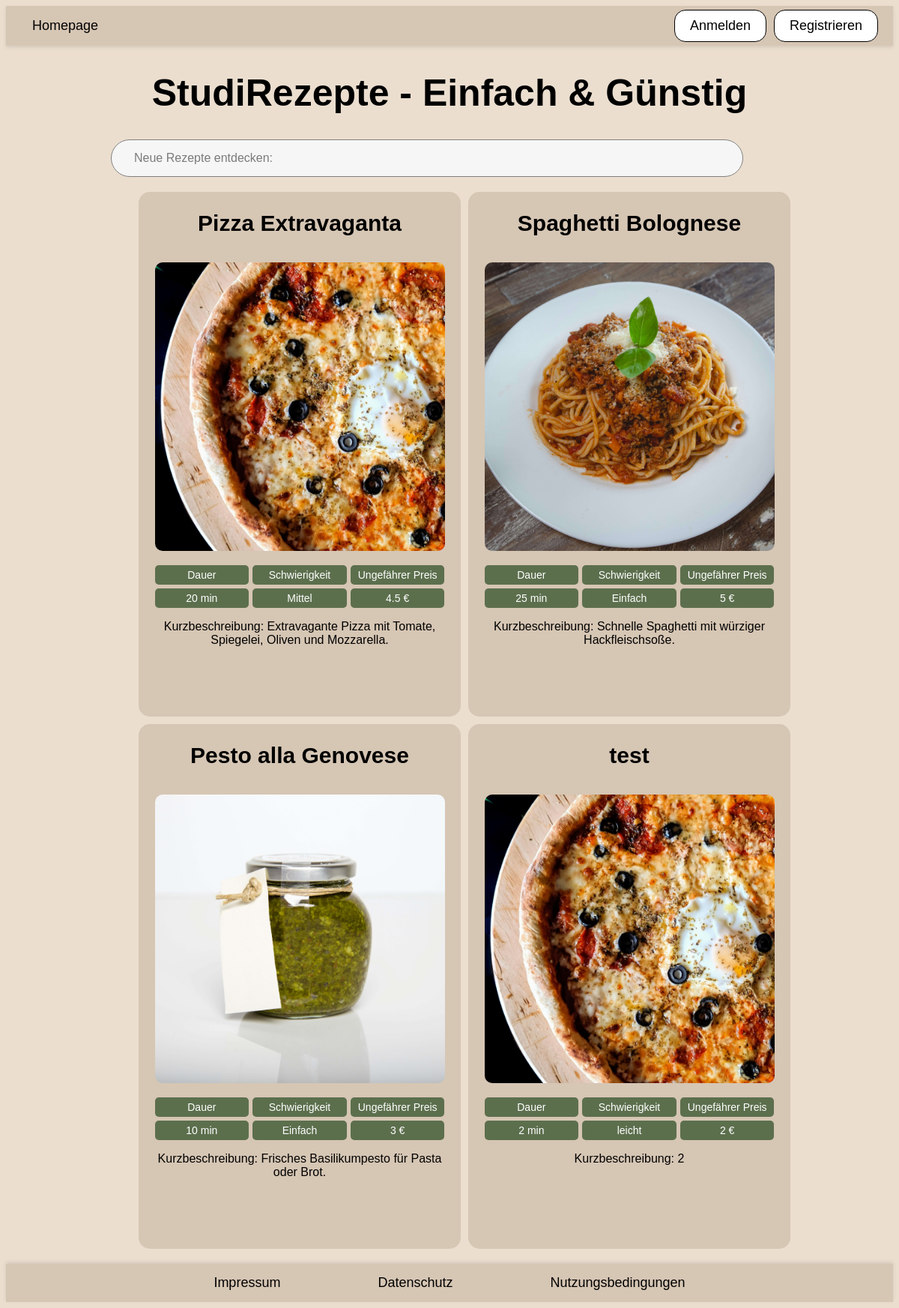
Before: / with the older database file.
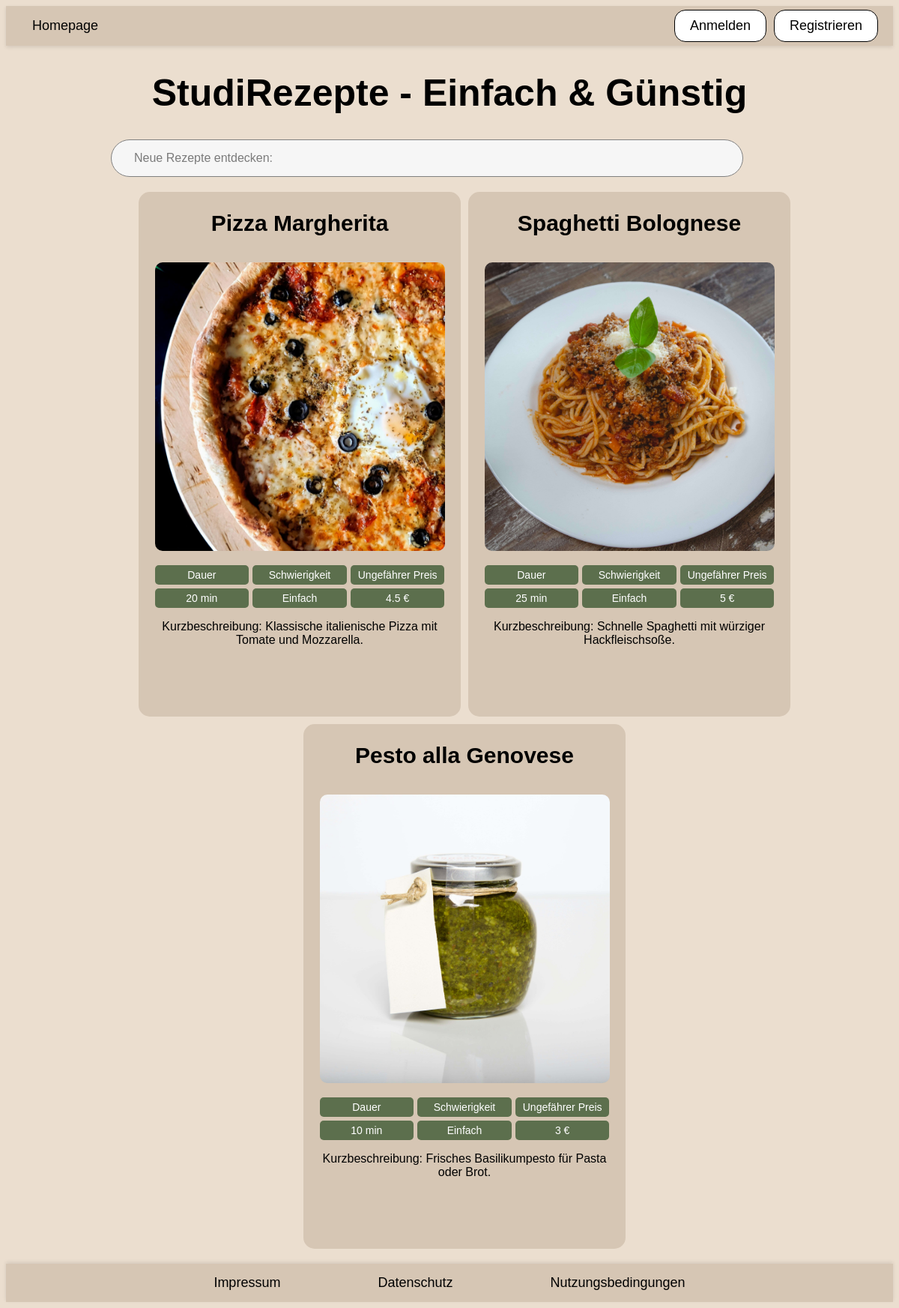
After: the same page with the newer database file.
### tables this page shows
CREATE TABLE rezept (
                        id INTEGER PRIMARY KEY AUTOINCREMENT,
                        titel TEXT,
                        email TEXT,
                        kurzbeschreibung TEXT,
                        dauer INTEGER,
                        schwierigkeit TEXT,
                        preis REAL,
                        zutaten TEXT,
                        menge TEXT,
                        anleitung TEXT,
                        bild TEXT 
                    );

### index.php (called while the page is built, shortened)
<?php
require_once "php/controller/IndexController.php";
$indexController = new IndexController();
$entries = $indexController->request();
require_once "php/view/index.php";

### php/model/RezeptPDOSQLite.php (called while the page is built, shortened)
<?php
require_once "RezeptEintrag.php";
class RezeptPDOSQLite implements RezeptDAO
{
    private static $instance = null;
    public static function getInstance()
    {
        if (self::$instance === null) {
            self::$instance = new RezeptPDOSQLite();
        }
        return self::$instance;
    }
    public function getEntries(){
        try {
            $db = $this->getConnection();
            $sql = "SELECT * FROM rezept";
            $command = $db->prepare($sql);
            if (!$command->execute()) {
                throw new InternalErrorException();
            }
            $result = $command->fetchAll();
            $entries = [];
            foreach ($result as $row) {
                $entry = new RezeptEintrag(
                    $row["id"],
                    $row["titel"],
                    $row["email"],
                    $row["kurzbeschreibung"],
                    $row["dauer"],
                    $row["schwierigkeit"],
                    $row["preis"],
                    $row["zutaten"],
                    $row["menge"],
                    $row["anleitung"],
                    $row["bild"]);
                $entries[] = $entry;
            }
            return $entries;
        } catch (PDOException $exc) {
            throw new InternalErrorException();
        }
    }
    private function getConnection()
    {
        try {
            $user = 'root';
            $pw = null;
            $dsn = 'sqlite:db/rezept.db';
            $db = new PDO($dsn, $user, $pw);
            $db->exec("PRAGMA foreign_keys = ON;");
            return $db;
        } catch (PDOException $e) {
            throw new InternalErrorException();
        }
    }
}

### php/model/Rezept.php (called while the page is built, shortened)
<?php
require_once "php/model/RezeptPDOSQLite.php";
class Rezept{
    public static function getInstance(){
        return RezeptPDOSQLite::getInstance();
    }
}
?>

### php/controller/IndexController.php (called while the page is built, shortened)
<?php
require_once "php/model/RezeptEintrag.php";
require_once  "php/model/Rezept.php";
class IndexController
{
    public function request()
    {
        try {
            $rezept = Rezept::getInstance();
            $entries = $rezept->getEntries();
            return $entries;
        } catch (InternalErrorException $exc) {
            $_SESSION["message"] = "internal_error";
        }
    }
}

### php/model/RezeptEintrag.php (called while the page is built, shortened)
<?php
class RezeptEintrag
{
    private $id;
    private $titel;
    private $kurzbeschreibung;
    private $dauer;
    private $schwierigkeit;
    private $preis;
    private $bild;
    public function __construct($id, $titel, $email, $kurzbeschreibung, $dauer, $schwierigkeit, $preis, $zutaten, $menge, $anleitung, $bild)
    {
        $this->id = $id;
        $this->titel = $titel;
        $this->kurzbeschreibung = $kurzbeschreibung;
        $this->dauer = $dauer;
        $this->schwierigkeit = $schwierigkeit;
        $this->preis = $preis;
        $this->bild = $bild;
    }
    public function getId()
    {
        return $this->id;
    }
    public function getTitel()
    {
        return $this->titel;
    }
    public function getKurzbeschreibung()
    {
        return $this->kurzbeschreibung;
    }
    public function getDauer()
    {
        return $this->dauer;
    }
    public function getSchwierigkeit()
    {
        return $this->schwierigkeit;
    }
    public function getPreis()
    {
        return $this->preis;
    }
    public function getBild()
    {
        return $this->bild;
    }
}

### php/view/index.php (the view, shortened to what this page needs)
<?php
require_once "php/include/head.php";
?>
<body>
    <?php
    require_once "php/include/header.php";
    ?>
    <main>
        <h1>StudiRezepte - Einfach & Günstig</h1>
        <section class="search-container">
            <form action="suche.php" method="get">
                <div class="search">
                    <input class="search-input" type="search" id="Suche" name="Sucheingabe" placeholder="Neue Rezepte entdecken:" size="90" required>
                </div>
            </form>
        </section>
        <ul>
            <section class="flexcontainer">
                <?php if (empty($entries)): ?>
                    Keine Einträge vorhanden.
                    <?php else:
                    foreach ($entries as $entry): ?>
                        <div class="flexbox">
                            <h2><?= htmlspecialchars($entry->getTitel()) ?></h2>
                            <a href="rezept.php?id=<?= urlencode($entry->getId()) ?>" class="box-link">
                                <img
                                    src="images/<?= htmlspecialchars($entry->getBild()) ?>"
                                    alt="Bild von <?= htmlspecialchars($entry->getTitel()) ?>"
                                    title="<?= htmlspecialchars($entry->getTitel()) ?>" />
                            </a>
                            <div class="info-grid">
                                <div>Dauer</div>
                                <div>Schwierigkeit</div>
                                <div>Ungefährer Preis</div>
                                <div><?= htmlspecialchars($entry->getDauer()) ?> min</div>
                                <div><?= htmlspecialchars($entry->getSchwierigkeit()) ?></div>
                                <div><?= htmlspecialchars($entry->getPreis()) ?> €</div>
                            </div>
                            <p>Kurzbeschreibung: <?= htmlspecialchars($entry->getKurzbeschreibung()) ?></p>
                        </div>
                    <?php endforeach; ?>
                <?php endif; ?>
            </section>
        </ul>
    </main>
    <?php
    include_once "php/include/footer.php"
    ?>
</body>
</html>

### php/include/head.php (shortened to what this page needs)
<!DOCTYPE html>
<html lang="de">
<head>
    <link rel="stylesheet" href="css/main.css" />
</head>

### php/include/header.php (shortened to what this page needs)
<header class="header">
  <nav class="navbar">
    <ul class="left-links">
      <li><a href="index.php">Homepage</a></li>
    </ul>
    <ul class="right-buttons">
      <?php if (isset($_SESSION["loggedin"]) && $_SESSION["loggedin"] == true) { ?>
        <li><a href="abmeldung.php" class="button-link">Abmelden</a></li>
      <?php } else { ?>
        <li><a href="anmeldung.php" class="button-link">Anmelden</a></li>
        <li><a href="registrierung.php" class="button-link">Registrieren</a></li>
      <?php } ?>
    </ul>
  </nav>
</header>

### php/include/footer.php
<footer class="footer">
  <nav class="footer-nav">
    <ul>
      <li><a href="impressum.php">Impressum</a></li>
      <li><a href="datenschutz.php">Datenschutz</a></li>
      <li><a href="nutzungsbedingungen.php">Nutzungsbedingungen</a></li>
    </ul>
  </nav>
</footer>

### css/index.css (style rules this page uses)
body { background-color: rgb(235, 222, 207);; font-family: sans-serif; }
h1 { color: Black; font-family: sans-serif; font-size: 50px; text-align: center; }
.flexcontainer { display: flex; flex-wrap: wrap; gap: 10px; justify-content: center; }
.flexbox { flex: calc(33.33% - 20px); max-width: calc(33.33% - 20px); min-width: 430px; height: 700px; background-color: #D6C6B4; text-align: center; border-radius: 15px; color: black; overflow: hidden; }
.flexbox img { width: 90%; height: 55%; object-fit: cover; border-radius: 10px; margin-top: 10px; }
.flexbox h2 { color: black; font-family: sans-serif; text-align: center; font-size: 30px; }
.info-grid { display: grid; grid-template-columns: repeat(3, 1fr); grid-template-rows: repeat(2, auto); gap: 5px; margin-top: 15px; padding-left: 5%; padding-right: 5%; }
.info-grid div { background-color: #5C6F4D; padding: 5px; border-radius: 5px; font-size: 14px; color: white; text-align: center; }
.flexbox p { padding-left: 5%; padding-right: 5%; }
.search-container { display: flex; justify-content: center; width: 100%; margin-bottom: 20px; }
.search { --padding: 14px; width: 90%; display: flex; align-items: center; padding: var(--padding); border-radius: 28px; background: #f6f6f6; border: 1px solid gray; margin-left: 0%; justify-content: center; }
.search-input { font-size: 16px; font-family: sans-serif; color: #333333; margin-left: var(--padding); outline: none; border: none; background: transparent; width: 100%; }
.search-input::placeholder, .search-icon { color: rgba(0, 0, 0, 0.5); }

### css/header.css (style rules this page uses)
.header { position: sticky; top: 0; z-index: 1000; width: 100%; box-shadow: 0 2px 5px rgba(0, 0, 0, 0.1); background-color: #D6C6B4; }
.navbar { display: flex; justify-content: space-between; align-items: center; padding: 1px 20px; }
.navbar .left-links { display: flex; list-style: none; padding: 0; margin: 0; }
.navbar .left-links li { margin-right: 25px; }
.navbar .left-links li a { color: black; text-decoration: none; display: block; text-align: center; font-size: large; padding: 15px; }
.navbar .right-buttons { display: flex; list-style: none; padding: 0; margin: 0; }
.navbar .right-buttons li { margin-left: 10px; }
.navbar .right-buttons li a { display: inline-block; padding: 10px 20px; background-color: white; color: black; font-size: large; text-decoration: none; border-radius: 15px; border: 1px solid black; }
@media (min-width: 1025px) and (max-width: 1440px) { .left-links a, .right-buttons a { font-size: 1.2rem; } }

### css/footer.css (style rules this page uses)
.footer { width: 100%; background-color: #D6C6B4; box-shadow: 0 -2px 5px rgba(0, 0, 0, 0.1); position: relative; bottom: 0; margin-top: 20px; }
.footer-nav ul { display: flex; justify-content: center; align-items: center; list-style: none; margin: 0; padding: 0; gap: 100px; }
.footer-nav li a { color: black; text-decoration: none; font-size: large; padding: 15px; display: block; border-radius: 8px; }

Changed rows visible on the page:
removed rezept: titel "test", bild+titel (picture), dauer "2", schwierigkeit "leicht", preis "2", kurzbeschreibung "2"
changed rezept: titel "Pizza Extravaganta" → "Pizza Margherita"; schwierigkeit "Mittel" → "Einfach"; kurzbeschreibung "Extravagante Pizza mit Tomate, Spiegelei, Oliven und Mozzarella." → "Klassische italienische Pizza mit Tomate und Mozzarella."
